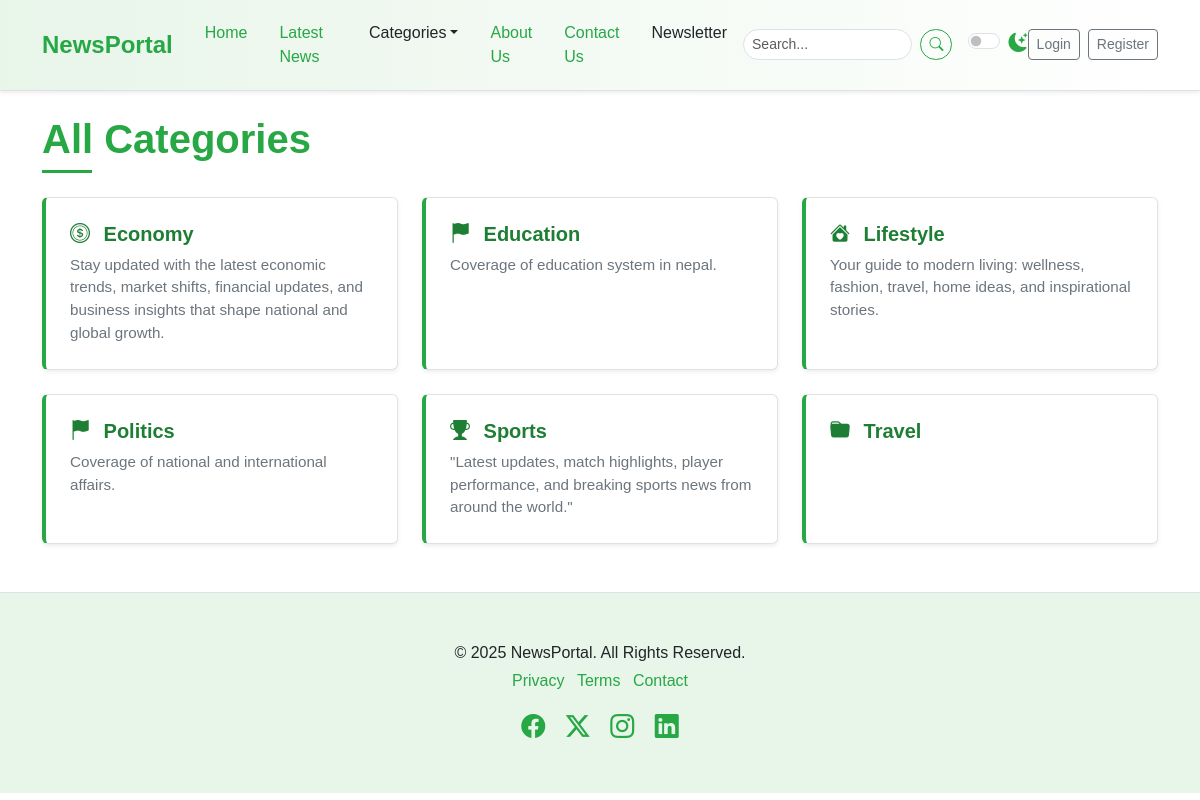
The page /categories/ on the database as committed earlier.
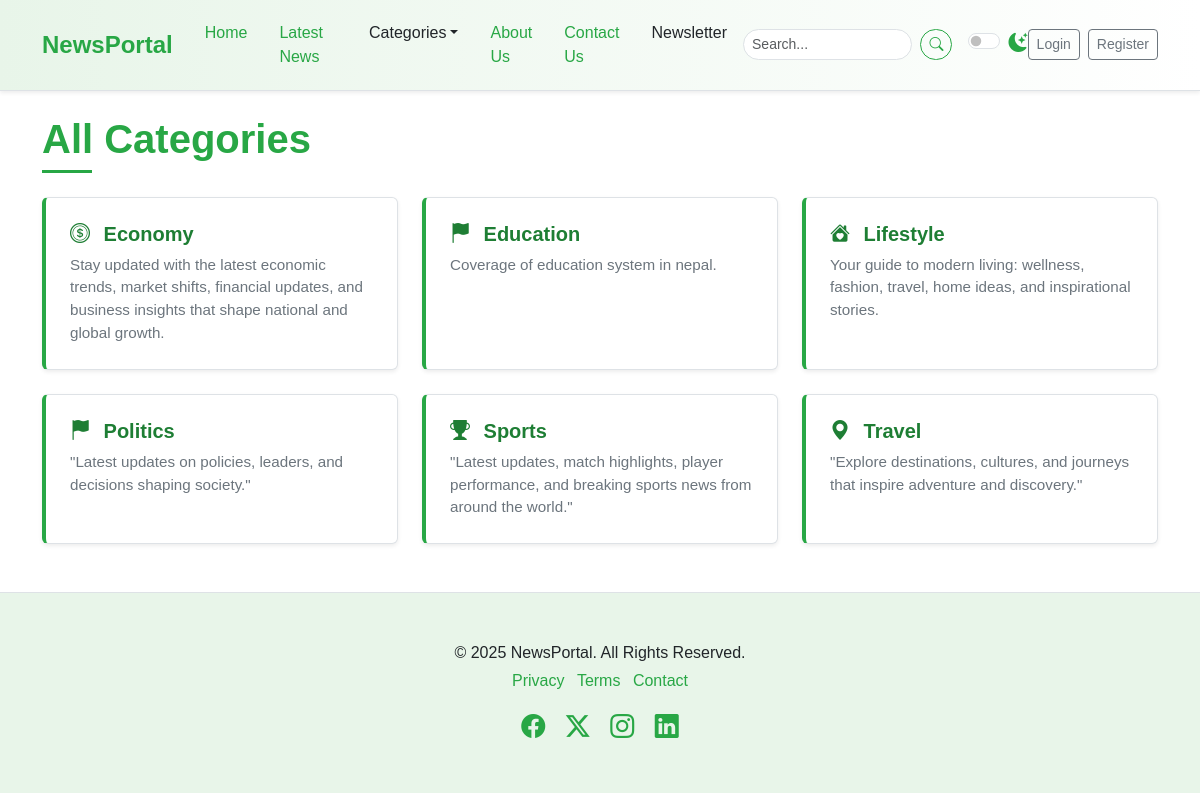
The same page on the database as committed later.
### newspaper/models.py (models this page shows, shortened)
class TimeStampModel(models.Model):
    created_at = models.DateTimeField(auto_now_add=True)
    updated_at = models.DateTimeField(auto_now=True)
    class Meta:
        abstract = True

class Category(TimeStampModel):
    name = models.CharField(max_length=100)
    icon = models.CharField(max_length=100, null=True, blank=True)
    description = models.TextField(null=True, blank=True)
    class Meta:
        ordering = ["name"]
        verbose_name = "category"
        verbose_name_plural = "categories"

### newspaper/views.py (the view)
# urls.py: path("categories/", views.CategoryListView.as_view(), name="categories"),
class CategoryListView(ListView):
    model =  Category
    template_name = "newsportal/categories.html"
    context_object_name = "categories"

### newspaper/nav.py (called while the page is built)
def navigation(request):
    categories = Category.objects.all()[:4]
    return {"categories": categories}

### templates/newsportal/categories.html
{% extends "newsportal/base.html" %}
{% block content %}
    <div class="container mt-4 mb-5">
        <h1 class="mb-4 section-title"><span>All Categories</span></h1>
        <div class="row row-cols-1 row-cols-md-2 row-cols-lg-3 g-4">
            {% for category in categories %}
            <div class="col">
                <div class="card h-100 shadow-sm list-item-card">
                    <div class="card-body">
                        <h5 class="card-title">
                            <a href="{% url 'category-posts' category.pk %}">
                                <i class="{{ category.icon|default:'bi-folder-fill' }} me-2"></i>
                                {{ category.name|title }}
                            </a>
                        </h5>
                        <p class="card-text">{{ category.description }}</p>
                    </div>
                </div>
            </div>
            {% endfor %}
        </div>
    </div>
{% endblock content %}

Rows that differ between the two databases and show on the page:
changed Category "Politics": description "Coverage of national and international affairs." → "\"Latest updates on policies, leaders, and decisions shaping society.\""
changed Category "Travel": icon empty → "bi bi-geo-alt-fill" (drawn); description (not shown) → "\"Explore destinations, cultures, and journeys that inspire adventure and discovery.\""
